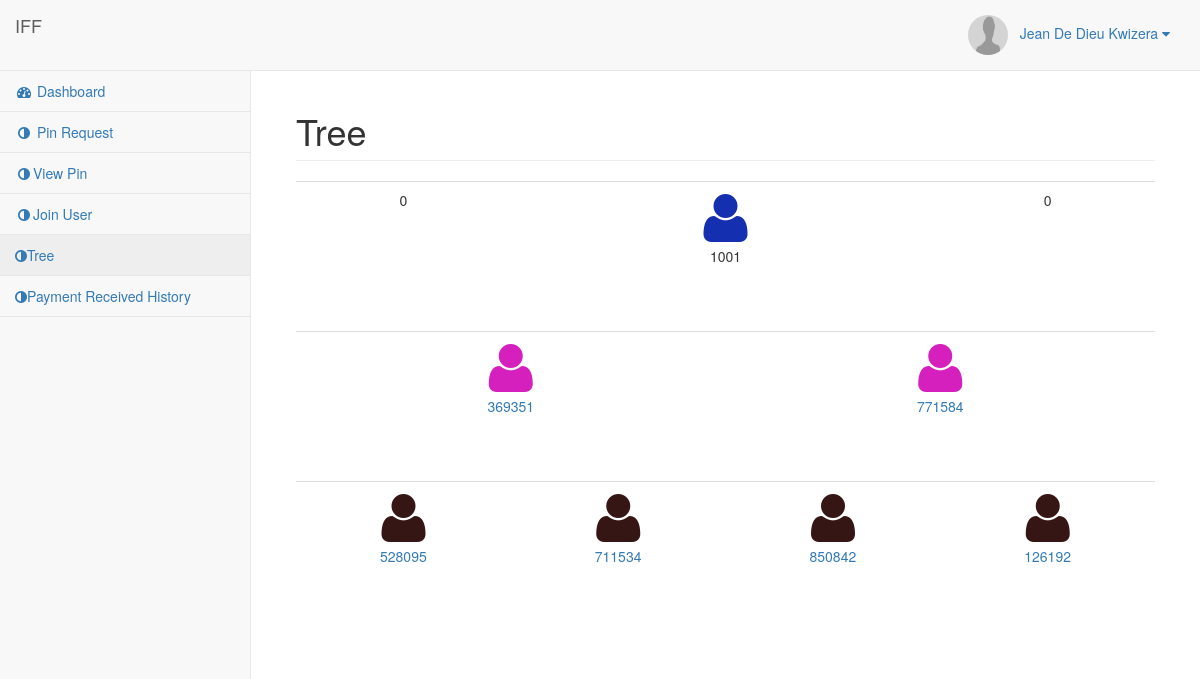
Before: /tree.php (signed in) with the older database file.
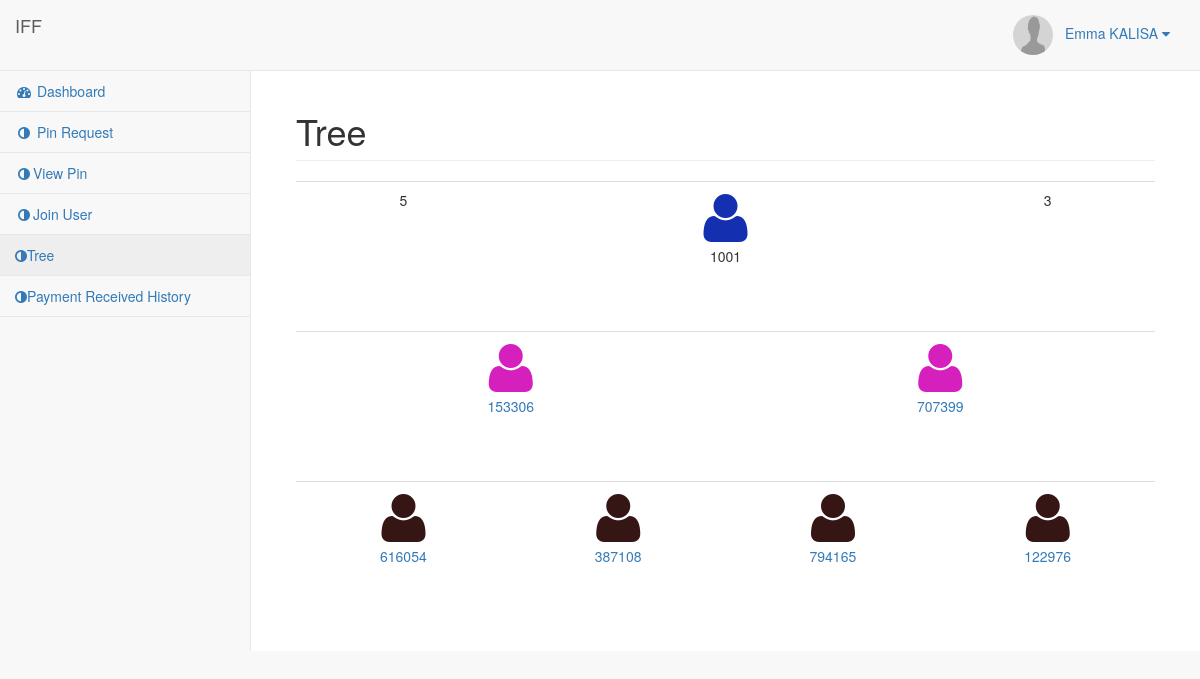
After: the same page with the newer database file.
### tables this page shows
CREATE TABLE `user` (
  `id` int(11) NOT NULL,
  `userident` int(11) NOT NULL,
  `Names` varchar(50) NOT NULL,
  `NationalID` bigint(50) NOT NULL,
  `password` varchar(30) NOT NULL,
  `mobile` varchar(12) NOT NULL,
  `address` text NOT NULL,
  `under_userpin` varchar(50) DEFAULT '',
  `side` enum('left','right') NOT NULL,
  `date` date NOT NULL,
  `user_status` varchar(100) NOT NULL,
  `picture` varchar(200) NOT NULL
);

CREATE TABLE `tree` (
  `id` int(11) NOT NULL,
  `userident` int(11) DEFAULT NULL,
  `Names` varchar(50) NOT NULL,
  `left` varchar(50) DEFAULT '',
  `right` varchar(50) DEFAULT '',
  `leftcount` int(11) DEFAULT '0',
  `rightcount` int(11) DEFAULT '0',
  `date` date NOT NULL
);

### tree.php (the view, shortened to what the changed rows need)
<?php
include('php-includes/connect.php');
$userident = $_SESSION['userident'];
$search = $userident;
?>
<?php
function tree_data($userident){
global $con;
$data = array();
$query = mysqli_query($con,"select * from tree where userident='$userident'");
$result = mysqli_fetch_array($query);
$data['left'] = $result['left'];
$data['right'] = $result['right'];
$data['leftcount'] = $result['leftcount'];
$data['rightcount'] = $result['rightcount'];
return $data;
}
?>
<!DOCTYPE html>
<html lang="en">
<head>
<link href="vendor/bootstrap/css/bootstrap.min.css" rel="stylesheet">
<link href="vendor/metisMenu/metisMenu.min.css" rel="stylesheet">
<link href="dist/css/sb-admin-2.css" rel="stylesheet">
<link href="vendor/font-awesome/css/font-awesome.min.css" rel="stylesheet" type="text/css">
</head>
<body>
<div id="wrapper">
<?php include('php-includes/menu.php'); ?>
<div id="page-wrapper">
<div class="container-fluid">
<div class="row">
<div class="col-lg-12">
<h1 class="page-header">Tree</h1>
</div>
</div>
<div class="row">
<div class="col-lg-12">
<div class="table-responsive">
<table class="table" align="center" border="0" style="text-align:center">
<tr height="150">
<?php
$data = tree_data($search);
?>
<td><?php echo $data['leftcount'] ?></td>
<td colspan="2"><i class="fa fa-user fa-4x" style="color:#1430B1"></i><p><?php echo $search; ?></p></td>
<td><?php echo $data['rightcount'] ?></td>
</tr>
<tr height="150">
<?php
$first_left_user = $data['left'];
$first_right_user = $data['right'];
?>
<?php
if($first_left_user!=""){
?>
<td colspan="2"><a href="tree.php?search-id=<?php echo $first_left_user ?>"><i class="fa fa-user fa-4x" style="color:#D520BE"></i><p><?php echo $first_left_user ?></p></a></td>
<?php
}
else{
?>
<td colspan="2"><i class="fa fa-user fa-4x" style="color:#D520BE"></i><p><?php echo $first_left_user ?></p></td>
<?php
}
?>
<?php
if($first_right_user!=""){
?>
<td colspan="2"><a href="tree.php?search-id=<?php echo $first_right_user ?>"><i class="fa fa-user fa-4x" style="color:#D520BE"></i><p><?php echo $first_right_user ?></p></a></td>
<?php
}
else{
?>
<td colspan="2"><i class="fa fa-user fa-4x" style="color:#D520BE"></i><p><?php echo $first_right_user ?></p></td>
<?php
}
?>
</tr>
<tr height="150">
<?php
$data_first_left_user = tree_data($first_left_user);
$second_left_user = $data_first_left_user['left'];
$second_right_user = $data_first_left_user['right'];
$data_first_right_user = tree_data($first_right_user);
$third_left_user = $data_first_right_user['left'];
$thidr_right_user = $data_first_right_user['right'];
?>
<?php
if($second_left_user!=""){
?>
<td><a href="tree.php?search-id=<?php echo $second_left_user ?>"><i class="fa fa-user fa-4x" style="color:#361515"></i><p><?php echo $second_left_user ?></p></a></td>
<?php
}
else{
?>
<td><i class="fa fa-user fa-4x" style="color:#361515"></i></td>
<?php
}
?>
<?php
if($second_right_user!=""){
?>
<td><a href="tree.php?search-id=<?php echo $second_right_user ?>"><i class="fa fa-user fa-4x" style="color:#361515"></i><p><?php echo $second_right_user ?></p></a></td>
<?php
}
else{
?>
<td><i class="fa fa-user fa-4x" style="color:#361515"></i></td>
<?php
}
?>
<?php
if($third_left_user!=""){
?>
<td><a href="tree.php?search-id=<?php echo $third_left_user ?>"><i class="fa fa-user fa-4x" style="color:#361515"></i><p><?php echo $third_left_user ?></p></a></td>
<?php
}
else{
?>
<td><i class="fa fa-user fa-4x" style="color:#361515"></i></td>
<?php
}
?>
<?php
if($thidr_right_user!=""){
?>
<td><a href="tree.php?search-id=<?php echo $thidr_right_user ?>"><i class="fa fa-user fa-4x" style="color:#361515"></i><p><?php echo $thidr_right_user ?></p></a></td>
<?php
}
else{
?>
<td><i class="fa fa-user fa-4x" style="color:#361515"></i></td>
<?php
}
?>
</tr>
</table>
</div>
</div>
</div>
</div>
</div>
</div>
</body>
</html>

### php-includes/menu.php (shortened to what the changed rows need)
<?php
include('php-includes/connect.php');
$query = mysqli_query($con,"select * from user where userident='$userident'");
$result = mysqli_fetch_array($query);
?>
<nav class="navbar navbar-default navbar-static-top" role="navigation" style="margin-bottom: 0">
            <ul class="nav navbar-top-links navbar-right">
                <li class="dropdown">
                    <a class="dropdown-toggle" data-toggle="dropdown" href="#">
                    <img src="uploads/<?php echo  $result['picture']; ?>" class="user-image" alt="User Image" style="border-radius: 50%;" width="40px" height="40px"></i>&nbsp;&nbsp;&nbsp;<?php echo $result['Names']?> <i class="fa fa-caret-down"></i>
                    </a>
                </li>
            </ul>
            <br/>
        </nav>

Changed rows visible on the page:
no longer on this page (row edited): tree: left "528095", right "711534"
no longer on this page (row edited): tree: left "850842", right "126192"
changed user: Names "Jean De Dieu Kwizera" → "Emma KALISA"
changed tree (number 1 of 3 on the later page): leftcount "0" → "5"; rightcount "0" → "3"; left "369351" → "153306"; right "771584" → "707399"
added tree: left "616054", right "387108"
added tree: left "794165", right "122976"
